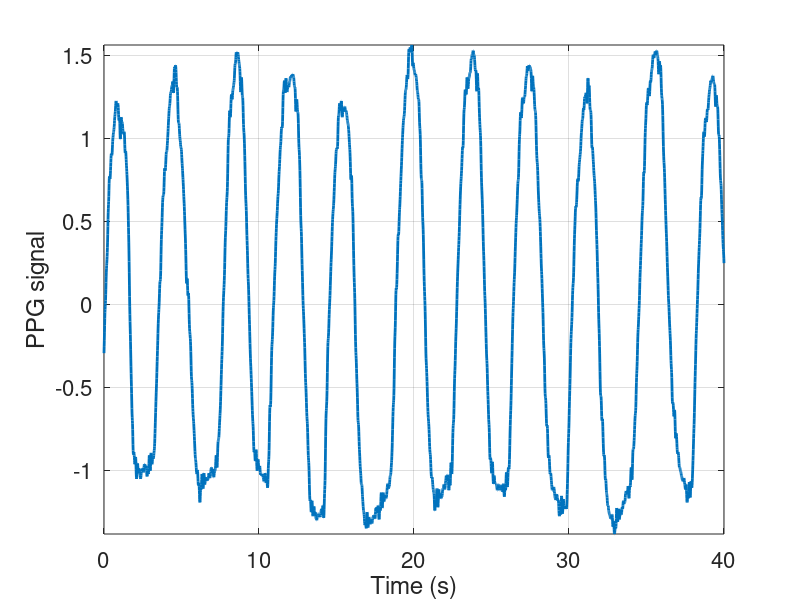

Write the MATLAB code that produced this figure. (Note: this script raises an error after producing the figure.)
clear all;
close all; clc;
addpath('../../algorithm/');
addpath(genpath('../../SST'));
addpath('../../Signals');

%% load signal
SigTyp = 'THO' ;

switch SigTyp
    case 'THO'
        data = load('THO.mat');
        xtot = data.THO;
        fs = 100 ; % sampling frequency
        
        x = xtot(204e3:208e3);
        mu = mean(x) ;
        s = std(x) ;
        x = (x - mu)/s ;

        extSEC = 2 ; % the extension is of extSEC second
        L = round(extSEC*fs) ;
        xxTRUE = ( xtot((204e3-L):(208e3+L)) - mu ) / s ;

    case 'PPG'
        data = load('PPGsig');

        xtot = data.PPG;
        fs = data.fs; % sampling frequency

        x = xtot(30e3:34e3);
        mu = mean(x) ;
        s = std(x) ;
        x = (x - mu)/s ;
        
        extSEC = 2 ; % the extension is of extSEC second
        L = round(extSEC*fs) ;
        xxTRUE = ( xtot((30e3-L):(34e3+L)) - mu ) / s ;
end

N = length(x);
t = linspace(0, (N-1)/fs, N);

figure;
plot(t,x,'linewidth',2);
set(gca,'fontsize',16);
xlabel('Time (s)'); ylabel('PPG signal'); grid on; axis tight;

%% Influence of M (Fix K) 
HOP = 1 ;
Mh = round( linspace(2,5*L,100) );
extK = 10*L ;

method.name = 'lse' ;
m = 1;
for extM = Mh
    xxLSE = SigExtension(x,fs,HOP,extK,extM,extSEC,method);
%     xxLSEV = SigExtension(x,fs,HOP,extK,extM,extSEC,'lseV');
%     xxDMD = SigExtension(x,fs,HOP,extK,extM,extSEC,'dmd');
    forecastErrLSE_m(m) = sqrt( (1/(2*L)) * sum(abs(xxLSE - xxTRUE).^2) ) ;
%     forecastErrLSEV_m(m) = sqrt( (1/(2*L)) * sum(abs(xxLSEV - xxTRUE).^2) ) ;
%     forecastErrDMD_m(m) = sqrt((1/(2*L)) * sum(abs(xxDMD - xxTRUE).^2) ) ;
    m = m+1 ;
end

figure;
plot( Mh/L,forecastErrLSE_m, 'linewidth',2); % , Mh/L,forecastErrLSEV_m
set(gca,'fontsize',16);
%legend( 'LSE', 'LSE Vector');
xlabel('$M/L$', 'interpreter','latex'); ylabel('MSE'); grid on;

%% Influence of K (Fix M) 

extM = round( 1.5*L );
Kh = round( linspace(1.05,5,100)*extM );

k = 1;
for extK = Kh
    xxLSE = SigExtension(x,fs,HOP,extK,extM,extSEC,method);
%     xxLSEV = SigExtension(x,fs,HOP,extK,extM,extSEC,'lseV');
    %xxDMD = SigExtension(x,fs,HOP,extK,extM,extSEC,'dmd');
    forecastErrLSE_k(k) = sqrt((1/(2*L)) * sum(abs(xxLSE - xxTRUE).^2) ) ;
%     forecastErrLSEV_k(k) = sqrt( (1/(2*L)) * sum(abs(xxLSEV - xxTRUE).^2) ) ;
    %forecastErrDMD_k(k) = sqrt((1/(2*L)) * sum(abs(xxDMD - xxTRUE).^2) ) ;
    k = k+1 ;
end


figure;
plot( Kh/L,forecastErrLSE_k, 'linewidth',2 ); %, Kh/L,forecastErrLSEV_k
set(gca,'fontsize',16);
%legend( 'LSE', 'LSE Vector');
xlabel('$K/L$', 'interpreter','latex'); ylabel('MSE'); grid on;
xlim([0 Kh(end)/L]); ylim([0 max(forecastErrLSE_k)]);
title('Influence of the number of signals K')
%% Influence of additive GWN

extM = round( 1.5*L );
extK = round( 2.5*extM );

sigmah = linspace(0,1,100) ;

n = 1;
for sigma = sigmah
    noise = sigma*randn(N,1) ;
    xn = x + noise;
    
    xxLSE = SigExtension(xn,fs,HOP,extK,extM,extSEC,method);
%     xxLSEV = SigExtension(xn,fs,HOP,extK,extM,extSEC,'lseV');
%     xxDMD = SigExtension(x,fs,HOP,extK,extM,extSEC,'dmd');
    forecastErrLSE_n(n) = sqrt( (1/(2*L)) * sum(abs(xxLSE - xxTRUE).^2) ) ;
%     forecastErrLSEV_n(n) = sqrt((1/(2*L)) * sum(abs(xxLSEV - xxTRUE).^2) ) ;
%     forecastErrDMD_n) = sqrt((1/(2*L)) * sum(abs(xxDMD - xxTRUE).^2) ) ;
    n = n+1 ;
end

figure;
plot( sigmah.^2,forecastErrLSE_n.^2 - sigmah.^2 , 'linewidth',2 ); %, sigmah,sqrt( forecastErrLSEV_n.^2 - sigmah.^2 ),
set(gca,'fontsize',16); grid on;
%legend( 'LSE', 'LSE Vector');
xlabel('$\sigma^2$','interpreter','latex'); ylabel('$MSE - \sigma^2$','interpreter','latex');
